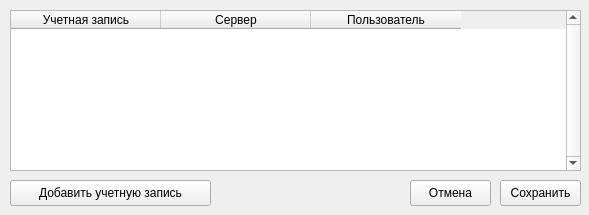
<?xml version="1.0" encoding="UTF-8"?>
<ui version="4.0">
 <class>accountsListForm</class>
 <widget class="QMainWindow" name="accountsListForm">
  <property name="geometry">
   <rect>
    <x>0</x>
    <y>0</y>
    <width>589</width>
    <height>215</height>
   </rect>
  </property>
  <property name="windowTitle">
   <string>MainWindow</string>
  </property>
  <widget class="QWidget" name="centralwidget">
   <widget class="QTableWidget" name="tableWidget">
    <property name="geometry">
     <rect>
      <x>10</x>
      <y>10</y>
      <width>571</width>
      <height>161</height>
     </rect>
    </property>
    <property name="frameShape">
     <enum>QFrame::StyledPanel</enum>
    </property>
    <property name="verticalScrollBarPolicy">
     <enum>Qt::ScrollBarAlwaysOn</enum>
    </property>
    <property name="horizontalScrollBarPolicy">
     <enum>Qt::ScrollBarAlwaysOff</enum>
    </property>
    <attribute name="horizontalHeaderDefaultSectionSize">
     <number>150</number>
    </attribute>
    <column>
     <property name="text">
      <string>Учетная запись</string>
     </property>
    </column>
    <column>
     <property name="text">
      <string>Сервер</string>
     </property>
    </column>
    <column>
     <property name="text">
      <string>Пользователь</string>
     </property>
    </column>
   </widget>
   <widget class="QPushButton" name="pushButton">
    <property name="geometry">
     <rect>
      <x>10</x>
      <y>180</y>
      <width>201</width>
      <height>26</height>
     </rect>
    </property>
    <property name="text">
     <string>Добавить учетную запись</string>
    </property>
   </widget>
   <widget class="QPushButton" name="pushButton_3">
    <property name="geometry">
     <rect>
      <x>410</x>
      <y>180</y>
      <width>81</width>
      <height>26</height>
     </rect>
    </property>
    <property name="text">
     <string>Отмена</string>
    </property>
   </widget>
   <widget class="QPushButton" name="pushButton_2">
    <property name="geometry">
     <rect>
      <x>500</x>
      <y>180</y>
      <width>81</width>
      <height>26</height>
     </rect>
    </property>
    <property name="text">
     <string>Сохранить</string>
    </property>
   </widget>
  </widget>
 </widget>
 <resources/>
 <connections/>
</ui>
